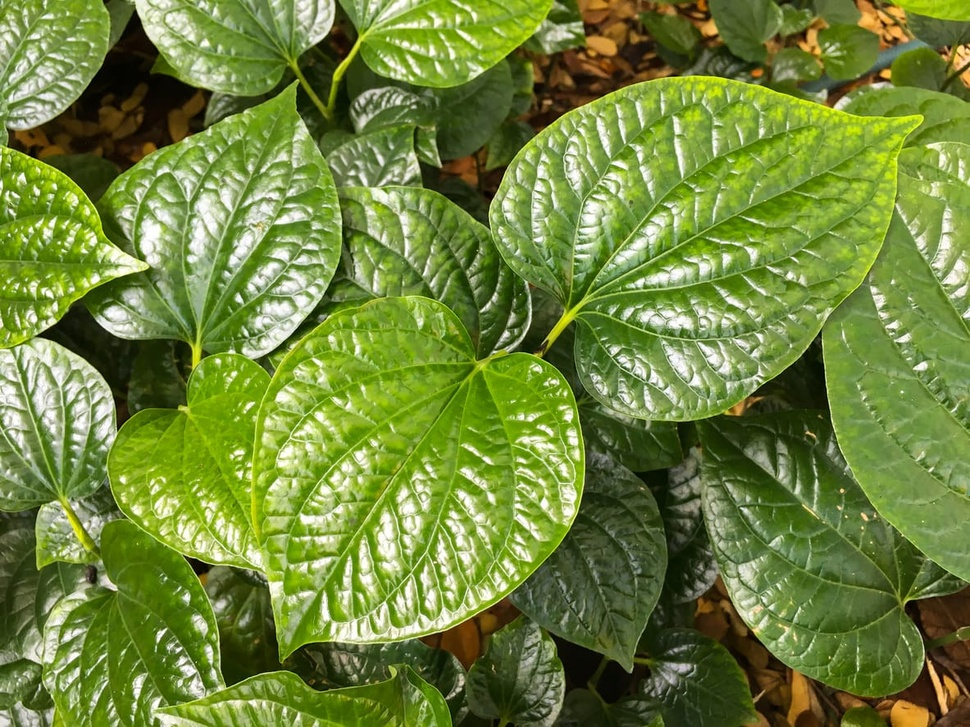
%> input picture uts/sirih.jpg, 970 x 727 px, shrunk from 1183 x 887 before the run
$ octave uts6.m   (GNU Octave 9; MATLAB toolbox functions it lacks are replaced by stand-ins)
%> lines starting %> are read from the running program, lines starting %| are printed output that depends on the picture
pkg load image

% 1. Baca gambar bertekstur
img = imread('sirih.jpg');
%> img is the input picture: size 727x970x3 uint8; mean R, G, B 112.2, 133.2, 59.8
if size(img,3) == 3
  img_gray = rgb2gray(img);
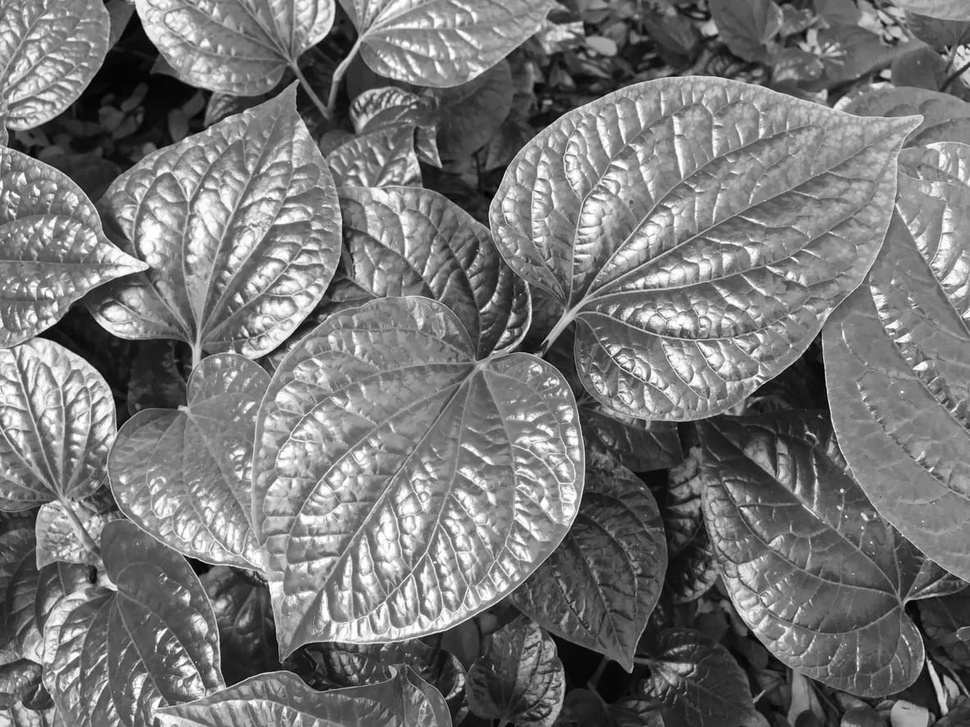
%> img_gray: size 727x970 uint8; min 0, max 255, mean 118.6
else
  img_gray = img;
end

% 2. Konversi ke double
img_double = double(img_gray);

% 3. Buat versi blur (low-pass) dengan filter rata-rata 3x3
h = fspecial('average', [3 3]);
img_blur = imfilter(img_double, h);

% 4. Terapkan High-Boost filtering (misal: A = 2.5)
A = 2.5;
img_highboost = A * img_double - img_blur;
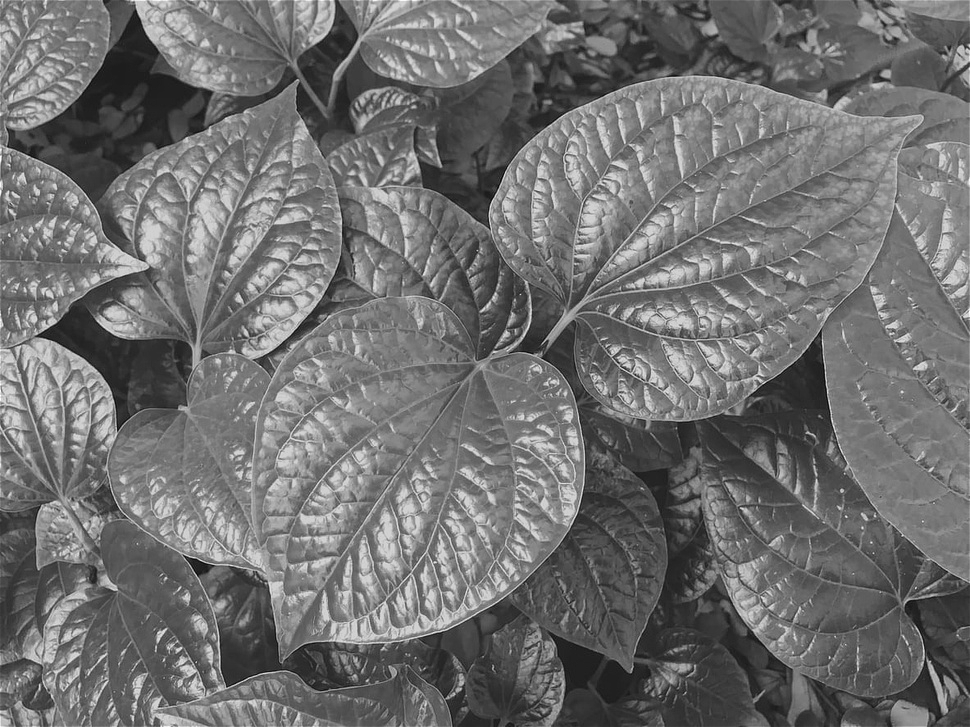
%> img_highboost: size 727x970 double; min -55.56, max 476.7, mean 178; drawn with min black and max white

% 5. Normalisasi dan ubah ke uint8 agar bisa ditampilkan
img_highboost = uint8(mat2gray(img_highboost) * 255);
%> img_highboost: size 727x970 uint8

% 6. Tampilkan hasil
figure('Name', 'High-Boost Filtering');
subplot(1,2,1), imshow(img_gray), title('Asli (Bertekstur)');
subplot(1,2,2), imshow(img_highboost), title(['High-Boost A = ', num2str(A)]);

$ run again, with uts/bunga.jpg copied over uts/sirih.jpg
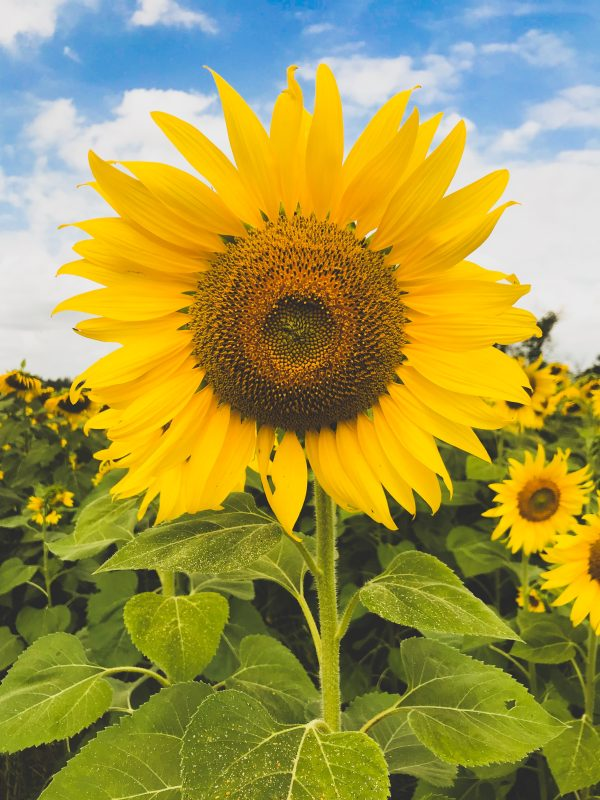
%> input picture uts/bunga.jpg, 600 x 800 px
%> img is the input picture: size 800x600x3 uint8; mean R, G, B 162.2, 152.6, 72.4
%> `img_gray = rgb2gray(img);`:
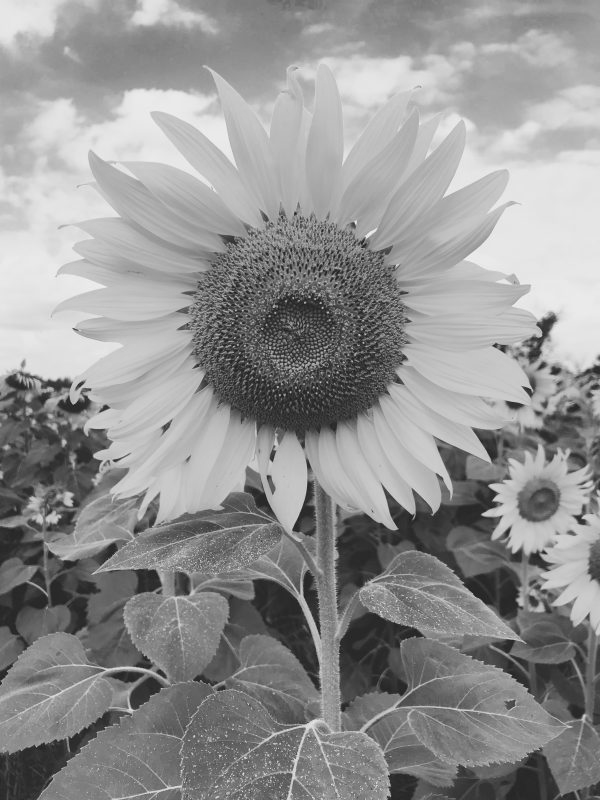
%> img_gray: size 800x600 uint8; min 24, max 245, mean 146.3
%> `img_highboost = A * img_double - img_blur;`:
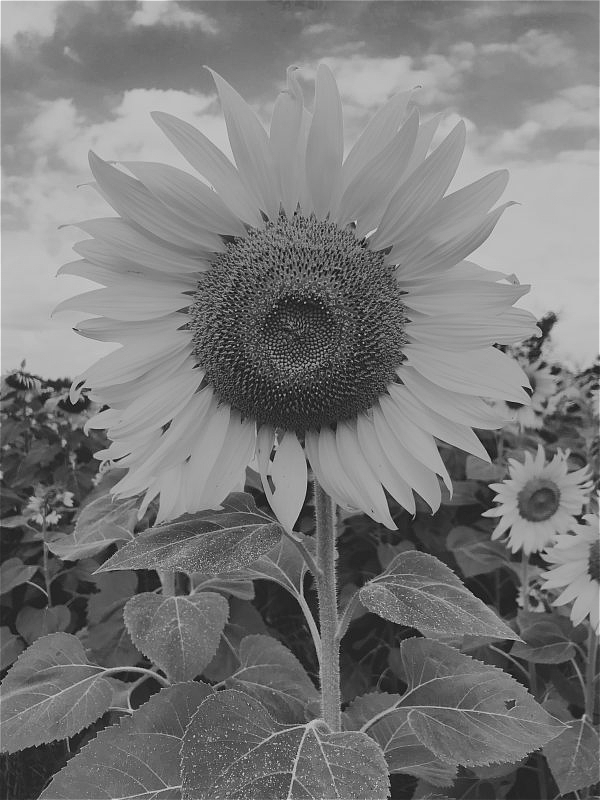
%> img_highboost: size 800x600 double; min -11, max 470.9, mean 219.7; drawn with min black and max white
